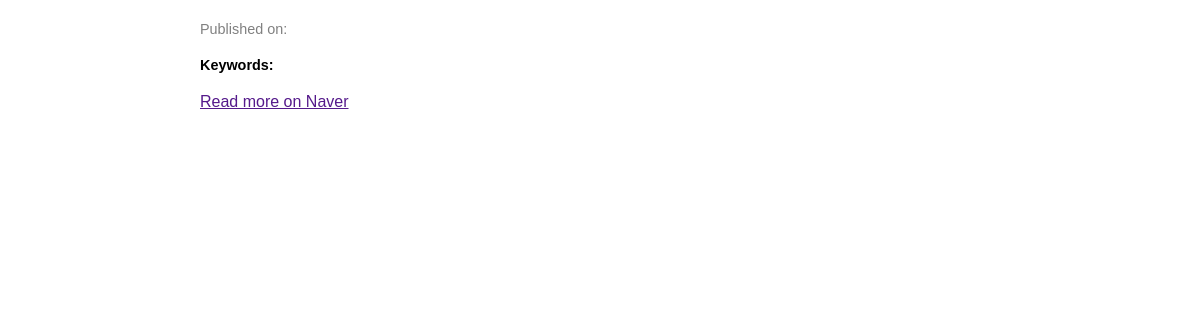
The page /news/1 on the database as committed earlier.
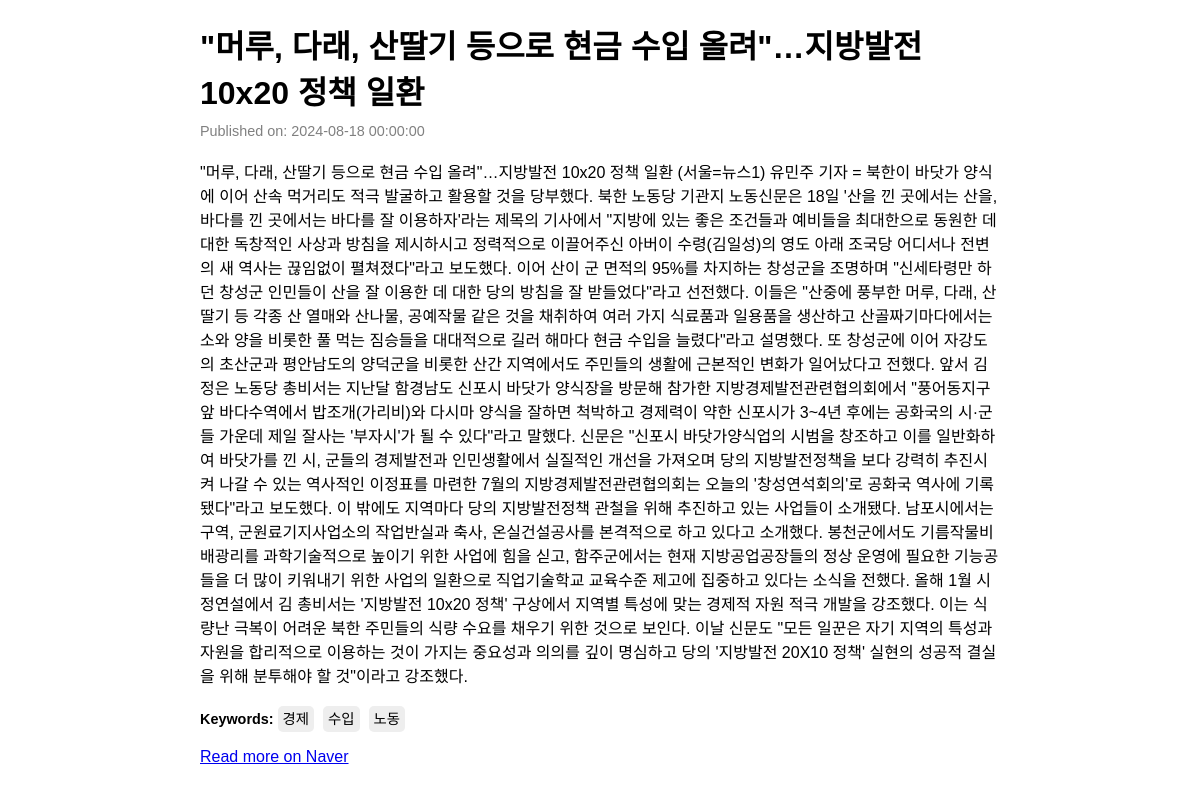
The same page on the database as committed later.
### factory_model.py (models this page shows)
class Naver_news(db.Model):
    __tablename__ = 'Naver_news'
    id = db.Column(db.Integer, primary_key=True)
    date = db.Column(db.DateTime, nullable=True)
    title = db.Column(db.Text, nullable=True)
    content = db.Column(db.Text, nullable=True)
    url = db.Column(db.Text, nullable=True)
    keyword = db.Column(db.JSON, nullable=True)
    sentiment = db.Column(db.String(10),nullable=True)

### main_views.py (the view)
@bp.route('/news/<int:news_id>')
def show_news_detail(news_id):
    news = factory_model.Naver_news.query.get(news_id)
    return render_template('news_detail.html', news=news)

### templates/news_detail.html (shortened to what this page needs)
<!DOCTYPE html>
<html lang="ko">
<head>
</head>
<body>
    <div class="news-container">
        <h1>{{ news.title }}</h1>
        <div class="date">Published on: {{ news.date }}</div>
        <div class="content">{{ news.content }}</div>
        <div class="keywords">
            <strong>Keywords:</strong>
            {% for keyword in news.keyword %}
                <span>{{ keyword }}</span>
            {% endfor %}
        </div>
        <div class="source">
            <a href="{{ news.url }}" target="_blank">Read more on Naver</a>
        </div>
    </div>
</body>
</html>

### templates/news_detail.html (style rules this page uses)
body { font-family: Arial, sans-serif; margin: 20px; }
.news-container { max-width: 800px; margin: 0 auto; }
h1 { font-size: 2em; margin-bottom: 10px; }
.date { color: gray; font-size: 0.9em; margin-bottom: 20px; }
.content { margin-bottom: 20px; }
.keywords { font-size: 0.9em; margin-bottom: 20px; }
.keywords span { background-color: #eee; padding: 5px; margin-right: 5px; border-radius: 5px; }

Rows that differ between the two databases and show on the page:
added Naver_news: title "\"머루, 다래, 산딸기 등으로 현금 수입 올려\"…지방발전 10x20 정책 일환", date "2024-08-18 00:00:00", content "\"머루, 다래, 산딸기 등으로 현금 수입 올려\"…지방발전 10x20 정책 일환 (서울=뉴스1) 유민주 기자 = 북한이 바닷가 양식에 이어 산속 먹거리도 적극 발굴하고 활용할 것을 당부했다. 북한 노동당 기관지 노동신문은 18일 '산을 낀 곳에서는 산을, 바다를 낀 곳에서는 바다를 잘 이용하자'라는 제목의 기사에서 \"지방에 있는 좋은 조건들과 예비들을 최대한으로 동원한 데 대한 독창적인 사상과 방침을 제시하시고 정력적으로 이끌어주신 아버이 수령(김일성)의 영도 아래 조국당 어디서나 전변의 새 역사는 끊임없이 펼쳐졌다\"라고 보도했다. 이어 산이 군 면적의 95%를 차지하는 창성군을 조명하며 \"신세타령만 하던 창성군 인민들이 산을 잘 이용한 데 대한 당의 방침을 잘 받들었다\"라고 선전했다. 이들은 \"산중에 풍부한 머루, 다래, 산딸기 등 각종 산 열매와 산나물, 공예작물 같은 것을 채취하여 여러 가지 식료품과 일용품을 생산하고 산골짜기마다에서는 소와 양을 비롯한 풀 먹는 짐승들을 대대적으로 길러 해마다 현금 수입을 늘렸다\"라고 설명했다. 또 창성군에 이어 자강도의 초산군과 평안남도의 양덕군을 비롯한 산간 지역에서도 주민들의 생활에 근본적인 변화가 일어났다고 전했다. 앞서 김정은 노동당 총비서는 지난달 함경남도 신포시 바닷가 양식장을 방문해 참가한 지방경제발전관련협의회에서 \"풍어동지구 앞 바다수역에서 밥조개(가리비)와 다시마 양식을 잘하면…"
Other text that changed with them:
new list line: "경제"
new list line: "수입"
new list line: "노동"
